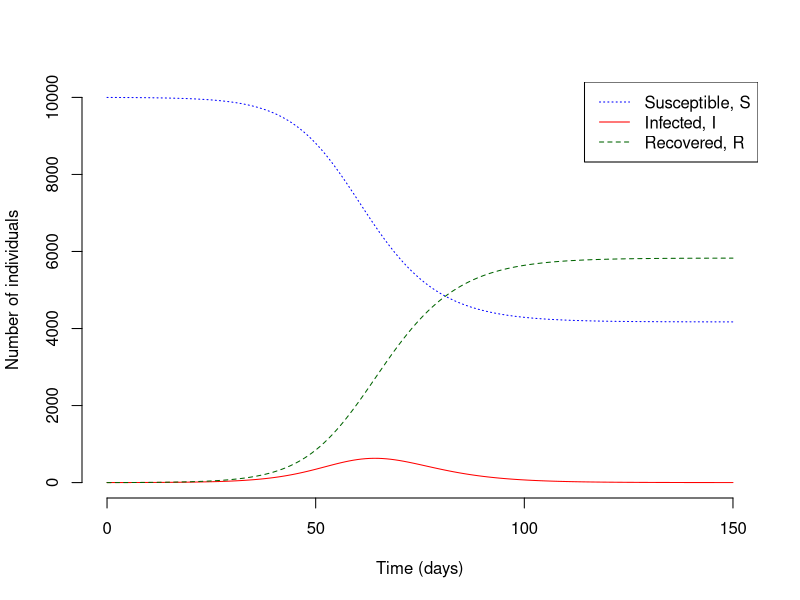

This figure's R source:
# Library for ordinary differential equation solvers
library(deSolve)

# Definition of the SIR model
SIR <- function(t, x, parms) {
	with(as.list(c(parms, x)), {
		N <- S + I + R
		beta <- R_0*gamma/N
		dS <- - beta*S*I
		dI <- beta*S*I - gamma*I
		dR <- gamma*I
		der <- c(dS, dI, dR)
		list(der)
	})
}

# Set the parameters of the model
parms <- c(R_0 = 1.5, gamma = 1/4)

# Set the initial values		
inits <- c(S = 1e4 - 1, I = 1, R = 0)

# Set the time points for evaluation
times <- seq(0, 150, 1)					

# Simulate the model using the function ode()
sim <- as.data.frame(ode(inits, times, SIR, parms))

# Plot the results
plot(sim$time, sim$S,
     type = "l", lty = 3, col = "blue", ylim = c(0, sum(inits)),
     xlab = "Time (days)", ylab = "Number of individuals", frame=FALSE)
lines(sim$time, sim$I,
      lty = 1, col = "red")
lines(sim$time, sim$R,
      lty = 2, col = "darkgreen")
legend("topright",
       legend = c("Susceptible, S", "Infected, I", "Recovered, R"),
       col = c("blue", "red", "darkgreen"), lty = c(3,1,2))

  
